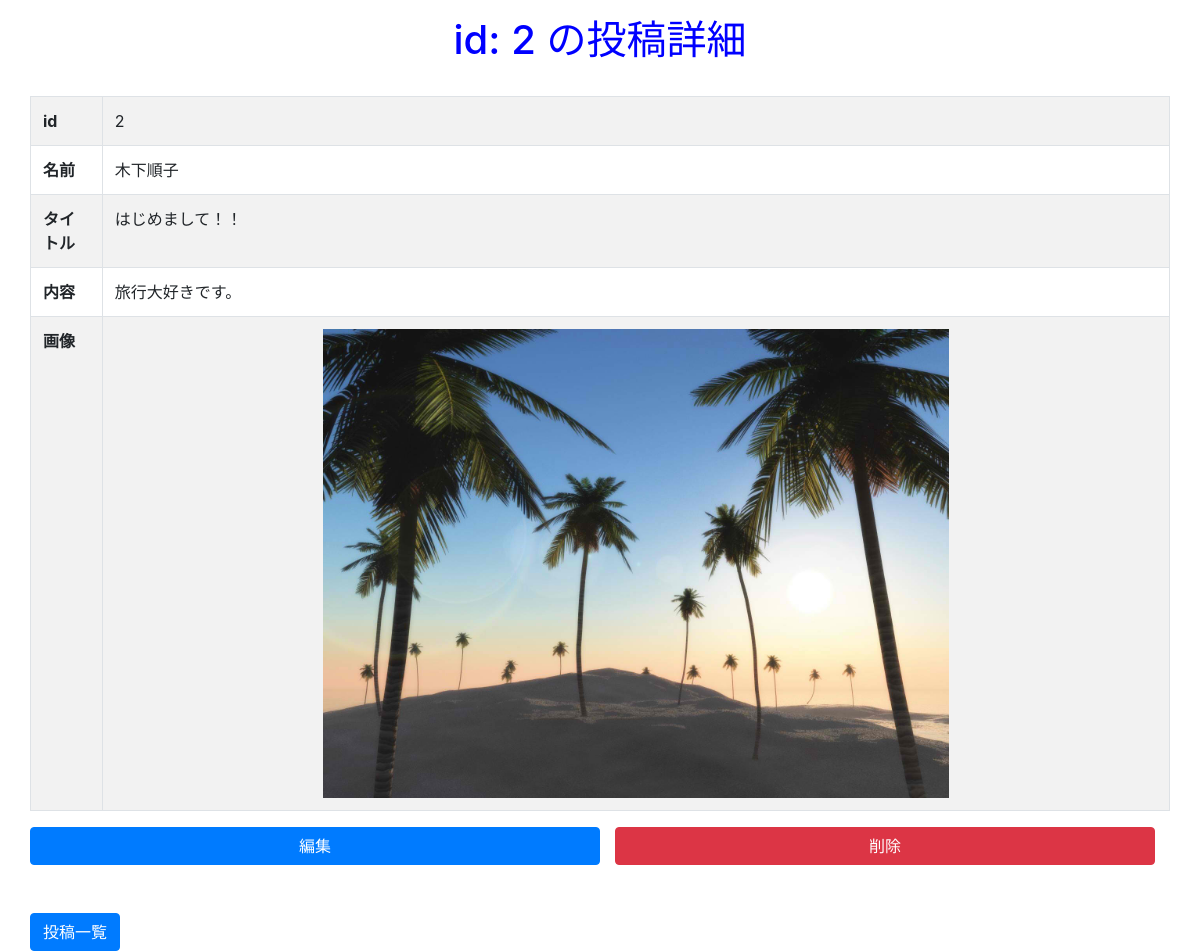
Page /show.php?id=2 on the committed database.
### tables this page shows
CREATE TABLE `messages` (
  `id` int(11) NOT NULL AUTO_INCREMENT,
  `name` varchar(50) NOT NULL,
  `title` varchar(50) NOT NULL,
  `body` varchar(100) NOT NULL,
  `image` varchar(100) NOT NULL,
  `created_at` timestamp NOT NULL DEFAULT CURRENT_TIMESTAMP ON UPDATE CURRENT_TIMESTAMP,
  PRIMARY KEY (`id`)
);

### models/Message.php (called while the page is built, shortened)
<?php
    class Message extends Model{
        public static function find($id){
            try {
                $pdo = self::get_connection();
                $stmt = $pdo->prepare('SELECT * FROM messages WHERE id = :id');
                $stmt->bindValue(':id', $id, PDO::PARAM_INT);
                $stmt->execute();
                $stmt->setFetchMode(PDO::FETCH_CLASS|PDO::FETCH_PROPS_LATE, 'Message');
                $message = $stmt->fetch();
                return $message;
            } catch (PDOException $e) {
                return null;
            }
        }
    }

### views/show_view.php (the view, shortened to what this page needs)
<!DOCTYPE html>
<html lang="ja">
    <head>
        <link rel="stylesheet" href="https://stackpath.bootstrapcdn.com/bootstrap/4.3.1/css/bootstrap.min.css">
        <link rel="stylesheet" href="css/style.css">
    </head>
    <body>
        <div class="container">
            <div class="row mt-3">
                <h1 class="text-center col-sm-12">id: <?= $message->id ?> の投稿詳細</h1>
            </div>
            <div class="row mt-2">
            </div>
            <div class="row mt-2">
                <table class="table table-bordered table-striped">
                    <tr>
                        <th>id</th>
                        <td><?= $message->id ?></td>
                    </tr>
                    <tr>
                        <th>名前</th>
                        <td><?= $message->name ?></td>
                    </tr>
                    <tr>
                        <th>タイトル</th>
                        <td><?= $message->title ?></td>
                    </tr>
                    <tr>
                        <th>内容</th>
                        <td><?= $message->body ?></td>
                    </tr>
                    <tr>
                        <th>画像</th>
                        <td><img src="<?= IMAGE_DIR . $message->image ?>" alt="表示する画像がありません。"></td>
                    </tr>
                </table>
            </div>
            <div class="row">
                <a href="edit.php?id=<?= $id ?>" class="col-sm-6 btn btn-primary">編集</a>
                <form class="col-sm-6" action="destroy.php" method="POST">
                    <button type="submit" class="btn btn-danger col-sm-12" onclick="return confirm('投稿を削除します。よろしいですか？')">削除</button>
                </form>
            </div>
             <div class="row mt-5">
                <a href="index.php" class="btn btn-primary">投稿一覧</a>
            </div>
        </div>
    </body>
</html>

### css/style.css (style rules this page uses)
h1 { color: blue; }
img { width: 60%; display: block; margin: 0 auto; }

### rows in the picture
messages: id "2", name "木下順子", title "はじめまして！！", body "旅行大好きです。", image (picture)
